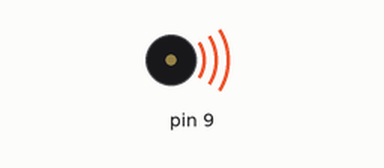
This sketch was run on a simulated Arduino Uno, built with avr-gcc and run on an emulated ATmega328P. On the bench: buzzer (waves = sounding).

Above: at 0.1 s.
At 2.2 s:
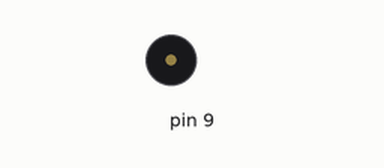
Timing chart, 0 to 3.7 s (numbered marks = the images above):
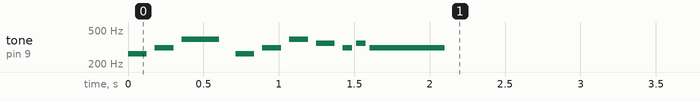

The sketch:

speaker.ino
```cpp
#include "pitches.h"

int mobile_notes[] = {
  NOTE_C4, NOTE_DS4, NOTE_G4,
  NOTE_C4, NOTE_DS4, NOTE_G4,
  NOTE_F4, NOTE_DS4, NOTE_F4, NOTE_DS4
};

int mobile_durations[] = {
  8, 8, 4,
  8, 8, 8,
  8, 16, 16, 2
};

void setup() {
  playMobile();
}

void loop() {

}

void playMobile() {
  for (int thisNote = 0; thisNote < 10; thisNote++) {
    int mobile_duration = 1000 / mobile_durations[thisNote];

    tone(9, mobile_notes[thisNote], mobile_duration);

    int pauseBetweenNotes = mobile_duration * 1.43;
    delay(pauseBetweenNotes);

    noTone(9);
  }
}
```
